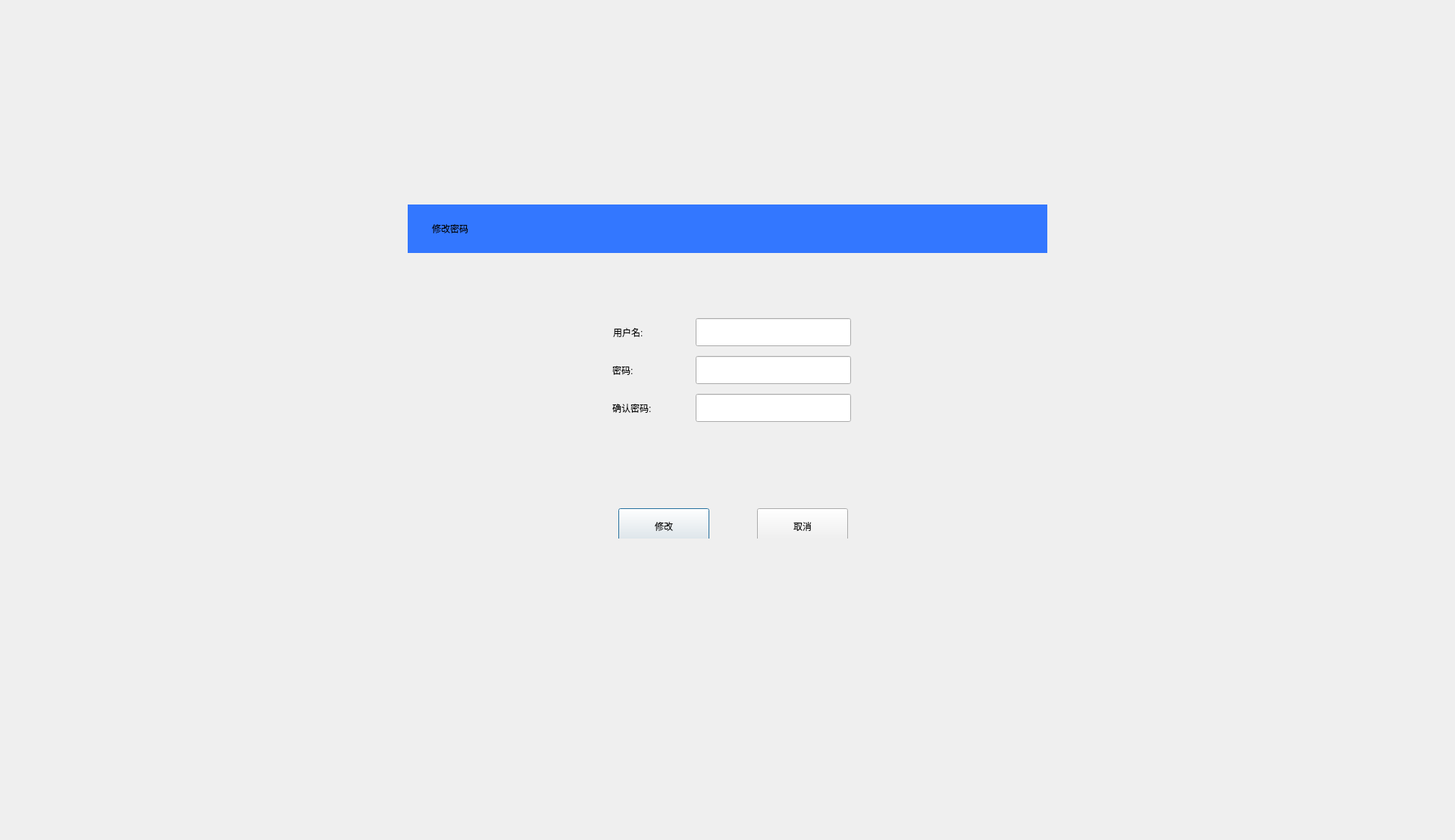
<?xml version="1.0" encoding="UTF-8"?>
<ui version="4.0">
 <class>GLChangePassword</class>
 <widget class="QDialog" name="GLChangePassword">
  <property name="geometry">
   <rect>
    <x>0</x>
    <y>0</y>
    <width>1920</width>
    <height>1109</height>
   </rect>
  </property>
  <property name="contextMenuPolicy">
   <enum>Qt::DefaultContextMenu</enum>
  </property>
  <property name="windowTitle">
   <string>GLChangePassword</string>
  </property>
  <property name="styleSheet">
   <string notr="true"/>
  </property>
  <widget class="QWidget" name="widgetNewAna" native="true">
   <property name="geometry">
    <rect>
     <x>538</x>
     <y>270</y>
     <width>844</width>
     <height>521</height>
    </rect>
   </property>
   <property name="styleSheet">
    <string notr="true"/>
   </property>
   <widget class="QLabel" name="lblTitle">
    <property name="geometry">
     <rect>
      <x>32</x>
      <y>0</y>
      <width>811</width>
      <height>64</height>
     </rect>
    </property>
    <property name="styleSheet">
     <string notr="true"/>
    </property>
    <property name="text">
     <string>修改密码</string>
    </property>
   </widget>
   <widget class="QWidget" name="horizontalLayoutWidget">
    <property name="geometry">
     <rect>
      <x>210</x>
      <y>390</y>
      <width>441</width>
      <height>51</height>
     </rect>
    </property>
    <layout class="QHBoxLayout" name="horizontalLayout">
     <item>
      <widget class="QPushButton" name="btnOK">
       <property name="minimumSize">
        <size>
         <width>120</width>
         <height>48</height>
        </size>
       </property>
       <property name="maximumSize">
        <size>
         <width>120</width>
         <height>48</height>
        </size>
       </property>
       <property name="text">
        <string>修改</string>
       </property>
      </widget>
     </item>
     <item>
      <widget class="QPushButton" name="btnCancel">
       <property name="sizePolicy">
        <sizepolicy hsizetype="Fixed" vsizetype="Fixed">
         <horstretch>0</horstretch>
         <verstretch>0</verstretch>
        </sizepolicy>
       </property>
       <property name="minimumSize">
        <size>
         <width>120</width>
         <height>48</height>
        </size>
       </property>
       <property name="maximumSize">
        <size>
         <width>120</width>
         <height>48</height>
        </size>
       </property>
       <property name="text">
        <string>取消</string>
       </property>
      </widget>
     </item>
    </layout>
   </widget>
   <widget class="QLabel" name="lblBg">
    <property name="geometry">
     <rect>
      <x>0</x>
      <y>0</y>
      <width>844</width>
      <height>64</height>
     </rect>
    </property>
    <property name="styleSheet">
     <string notr="true">background-color: rgb(51, 119, 255);</string>
    </property>
    <property name="text">
     <string/>
    </property>
   </widget>
   <widget class="QLabel" name="lblType">
    <property name="geometry">
     <rect>
      <x>271</x>
      <y>150</y>
      <width>91</width>
      <height>37</height>
     </rect>
    </property>
    <property name="text">
     <string>用户名:</string>
    </property>
   </widget>
   <widget class="QLineEdit" name="editPassword">
    <property name="geometry">
     <rect>
      <x>380</x>
      <y>200</y>
      <width>205</width>
      <height>37</height>
     </rect>
    </property>
   </widget>
   <widget class="QLineEdit" name="editUser">
    <property name="geometry">
     <rect>
      <x>380</x>
      <y>150</y>
      <width>205</width>
      <height>37</height>
     </rect>
    </property>
   </widget>
   <widget class="QLabel" name="label_7">
    <property name="geometry">
     <rect>
      <x>270</x>
      <y>200</y>
      <width>54</width>
      <height>37</height>
     </rect>
    </property>
    <property name="text">
     <string>密码:</string>
    </property>
   </widget>
   <widget class="QLineEdit" name="editPassword2">
    <property name="geometry">
     <rect>
      <x>380</x>
      <y>250</y>
      <width>205</width>
      <height>37</height>
     </rect>
    </property>
   </widget>
   <widget class="QLabel" name="label_8">
    <property name="geometry">
     <rect>
      <x>270</x>
      <y>250</y>
      <width>101</width>
      <height>37</height>
     </rect>
    </property>
    <property name="text">
     <string>确认密码:</string>
    </property>
   </widget>
   <zorder>lblBg</zorder>
   <zorder>lblTitle</zorder>
   <zorder>horizontalLayoutWidget</zorder>
   <zorder>lblType</zorder>
   <zorder>editPassword</zorder>
   <zorder>editUser</zorder>
   <zorder>label_7</zorder>
   <zorder>editPassword2</zorder>
   <zorder>label_8</zorder>
  </widget>
 </widget>
 <layoutdefault spacing="6" margin="11"/>
 <resources/>
 <connections/>
</ui>
